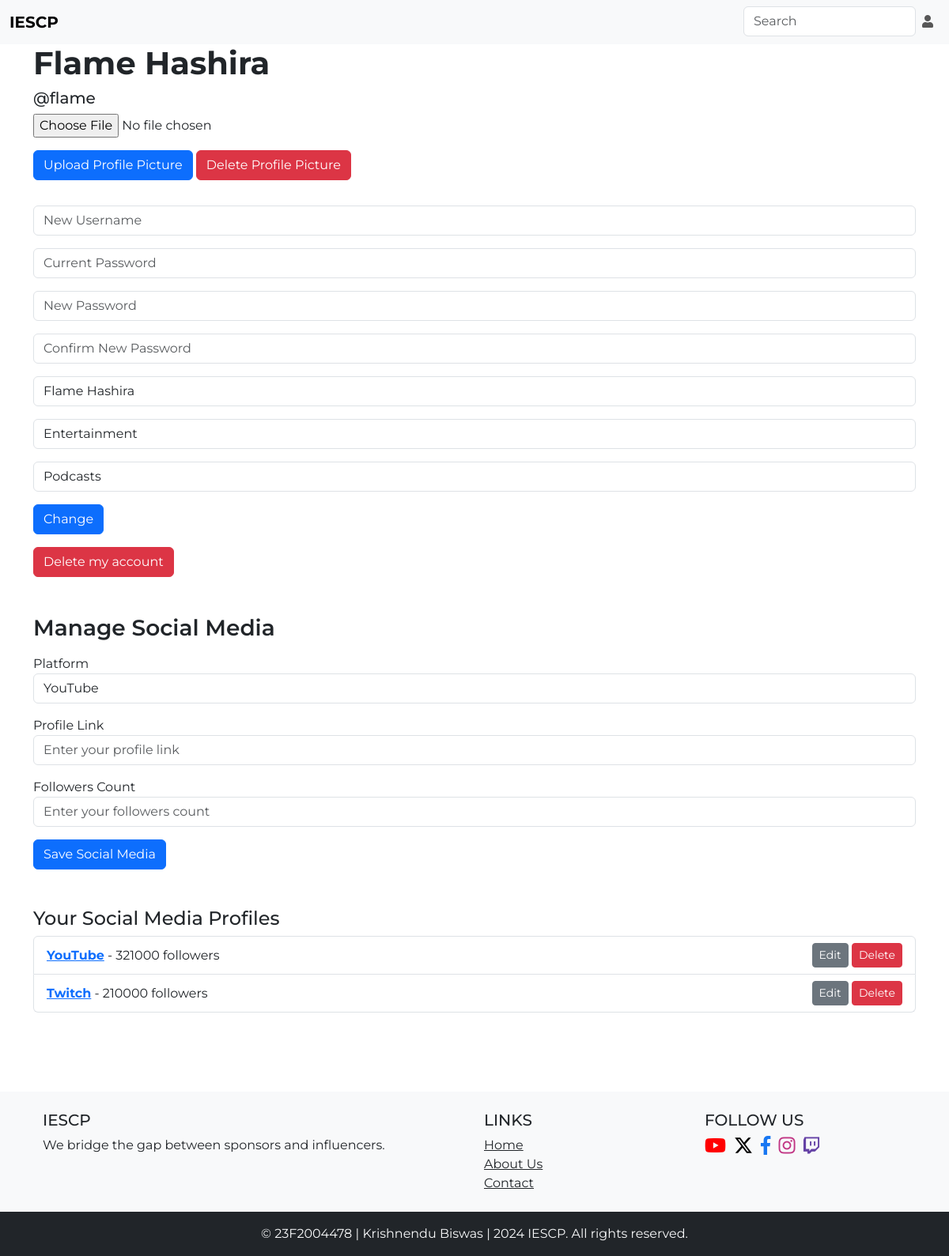
Screenshot of /user/settings (signed in) with the database file from the repository.
### models.py (models this page shows)
class Influencer(db.Model):
    id = db.Column(db.Integer, db.ForeignKey('user.id'), primary_key=True, nullable=False)
    name = db.Column(db.String(64), nullable=False)
    category = db.Column(db.String(64))
    niche = db.Column(db.String(64))
    rating = db.Column(db.Integer, default=0)
    rating_count = db.Column(db.Integer, default=0)
    earnings = db.Column(db.Integer, default=0)
    social_media_handles = db.relationship('SocialMedia', backref='influencer', lazy=True, cascade='all, delete-orphan')
    ratings = db.relationship('Rating', backref='influencer', lazy=True, cascade='all, delete-orphan')

class User(db.Model):
    id = db.Column(db.Integer, primary_key=True)
    username = db.Column(db.String(64), unique=True, nullable=False)
    passhash = db.Column(db.String(256), nullable=False)
    profile_picture = db.Column(db.String(256), default='default_profile_picture.jpg')
    role = db.Column(db.Enum("admin", "sponsor", "influencer"), nullable=False)
    is_admin = db.Column(db.Boolean, nullable=False, default=False)
    is_flagged = db.Column(db.Boolean, nullable=False, default=False)
    is_deleted = db.Column(db.Boolean, nullable=False, default=False)
    date_created = db.Column(db.DateTime, nullable=False, default=datetime.utcnow)
    sponsors = db.relationship('Sponsor', backref='user', lazy=True, cascade='all, delete-orphan')
    influencers = db.relationship('Influencer', backref='user', lazy=True, cascade='all, delete-orphan')
    sent_messages = db.relationship('Message', foreign_keys='Message.sender_id', backref='sender', lazy=True, cascade='all, delete-orphan')
    received_messages = db.relationship('Message', foreign_keys='Message.receiver_id', backref='receiver', lazy=True, cascade='all, delete-orphan')

class SocialMedia(db.Model):
    id = db.Column(db.Integer, primary_key=True)
    platform = db.Column(db.String(64), nullable=False)
    link = db.Column(db.String(256), nullable=False)
    followers_count = db.Column(db.Integer, nullable=False)
    influencer_id = db.Column(db.Integer, db.ForeignKey('influencer.id'), nullable=False)

### routes.py (the view)
@app.route('/user/settings')
@login_required
def settings():
    current_user = User.query.filter_by(username=session['username']).first()
    if current_user.role == "admin":
        return render_template('admin/settings.html', current_user=current_user)
    if current_user.role == "sponsor":
        sponsor = Sponsor.query.filter_by(id=current_user.id).first()
        name = sponsor.name
        industry = sponsor.industry
        return render_template('sponsor/settings.html', current_user=current_user, sponsor=sponsor, name=name, industry=industry)
    if current_user.role == "influencer":
        influencer = Influencer.query.filter_by(id=current_user.id).first()
        name = influencer.name
        category = influencer.category
        niche = influencer.niche
        social_media = SocialMedia.query.filter_by(influencer_id=influencer.id).all()
        return render_template('influencer/settings.html', current_user=current_user, influencer=influencer, name=name, category=category, niche=niche, social_media=social_media)

### routes.py (called while the page is built)
def login_required(func):
    @wraps(func)
    def wrapper(*args, **kwargs):
        if 'username' not in session:
            flash("You need to login first")
            return redirect(url_for('login'))
        user = User.query.filter_by(username=session['username']).first()
        if not user:
            session.pop('username')
            return redirect(url_for('login'))
        return func(*args, **kwargs)
    return wrapper

### templates/influencer/settings.html (shortened to what this page needs)
{% extends 'base.html' %}
{% block content %}
<div class="profilecard">
    <div class="profileinfo">
        <h1>{{ influencer.name }}</h1>
        <h5>@{{ current_user.username }}</h5>
    </div>
</div>
<form id="upload_profile_picture" method="POST" action="{{ url_for('upload_profile_picture') }}" enctype="multipart/form-data">
    <input type="file" name="profile_picture" accept="image/*" required>
</form>
<button form="upload_profile_picture" type="submit" class="btn btn-primary my-3">Upload Profile Picture</button>
<button form="delete_profile_picture" type="submit" class="btn btn-danger my-3">Delete Profile Picture</button>
<form action="{{ url_for('settings_post') }}" method="post">
    <input class="form-control mt-3" type="text" name="username" id="username" placeholder="New Username">
    <input class="form-control mt-3" type="password" name="password" id="password" placeholder="Current Password">
    <input class="form-control mt-3" type="password" name="npassword" id="npassword" placeholder="New Password">
    <input class="form-control mt-3" type="password" name="confirm" id="confirm" placeholder="Confirm New Password">
    <input class="form-control mt-3" type="text" name="name" id="name" value="{{ influencer.name }}" placeholder="Name">
    <input class="form-control mt-3" type="text" name="category" id="category" value="{{ influencer.category }}" placeholder="Category">
    <input class="form-control mt-3" type="text" name="niche" id="niche" value="{{ influencer.niche }}" placeholder="Niche">
    <button class="btn btn-primary mt-3" type="submit">Change</button>
</form>
<form action="{{url_for('delete_user', id=current_user.id)}}" method="post">
    <button class="btn btn-danger mt-3" type="submit">Delete my account</button>
</form>
<h3 class="mt-5">Manage Social Media</h3>
<form class="mt-3" action="{{ url_for('add_edit_delete_social_media') }}" method="post">
    <div class="form-group">
        <label for="platform">Platform</label>
        <select class="form-control" id="platform" name="platform">
            <option value="YouTube">YouTube</option>
        </select>
    </div>
    <div class="form-group mt-3">
        <label for="link">Profile Link</label>
        <input type="url" class="form-control" id="link" name="link" placeholder="Enter your profile link" required>
    </div>
    <div class="form-group mt-3">
        <label for="followers_count">Followers Count</label>
        <input type="number" class="form-control" id="followers_count" name="followers_count" placeholder="Enter your followers count" required>
    </div>
    <button class="btn btn-primary mt-3" type="submit">Save Social Media</button>
</form>
<div class="mt-5">
    <h4>Your Social Media Profiles</h4>
    <ul class="list-group">
        {% for sm in social_media %}
        <li class="list-group-item d-flex justify-content-between align-items-center">
            <div>
                <a href="{{ sm.link }}" target="_blank"><b>{{ sm.platform }}</b></a> - {{ sm.followers_count }} followers
                <span class="badge badge-primary badge-pill">{{ sm.followers_count }}</span>
            </div>
            <div>
                <button class="btn btn-sm btn-secondary" onclick="editSocialMedia('{{ sm.id }}', '{{ sm.platform }}', '{{ sm.link }}', '{{ sm.followers_count }}')">Edit</button>
                <form action="{{ url_for('add_edit_delete_social_media') }}" method="post" class="d-inline">
                    <button type="submit" class="btn btn-sm btn-danger" onclick="return confirmDelete();">Delete</button>
                </form>
            </div>
        </li>
        {% endfor %}
    </ul>
</div>
{% endblock %}

### static/styles.css (style rules this page uses)
h1, .h1 { font-family: 'Montserrat', sans-serif; font-weight: 700; }
h3, .h3 { font-family: 'Montserrat', sans-serif; font-weight: 600; }
h4, .h4 { font-family: 'Montserrat', sans-serif; font-weight: 500; }
h5, .h5 { font-family: 'Montserrat', sans-serif; font-weight: 500; }
a, div, span, li { font-family: 'Montserrat', sans-serif; font-weight: 400; }

### templates/base.html (style rules this page uses)
html, body { height: 100%; margin: 0; }
body { display: flex; flex-direction: column; }

### rows the page displays
Influencer: name "Flame Hashira", category "Entertainment", niche "Podcasts"
User: username "flame"
SocialMedia: platform "YouTube", followers_count "321000"
SocialMedia: platform "Twitch", followers_count "210000"
